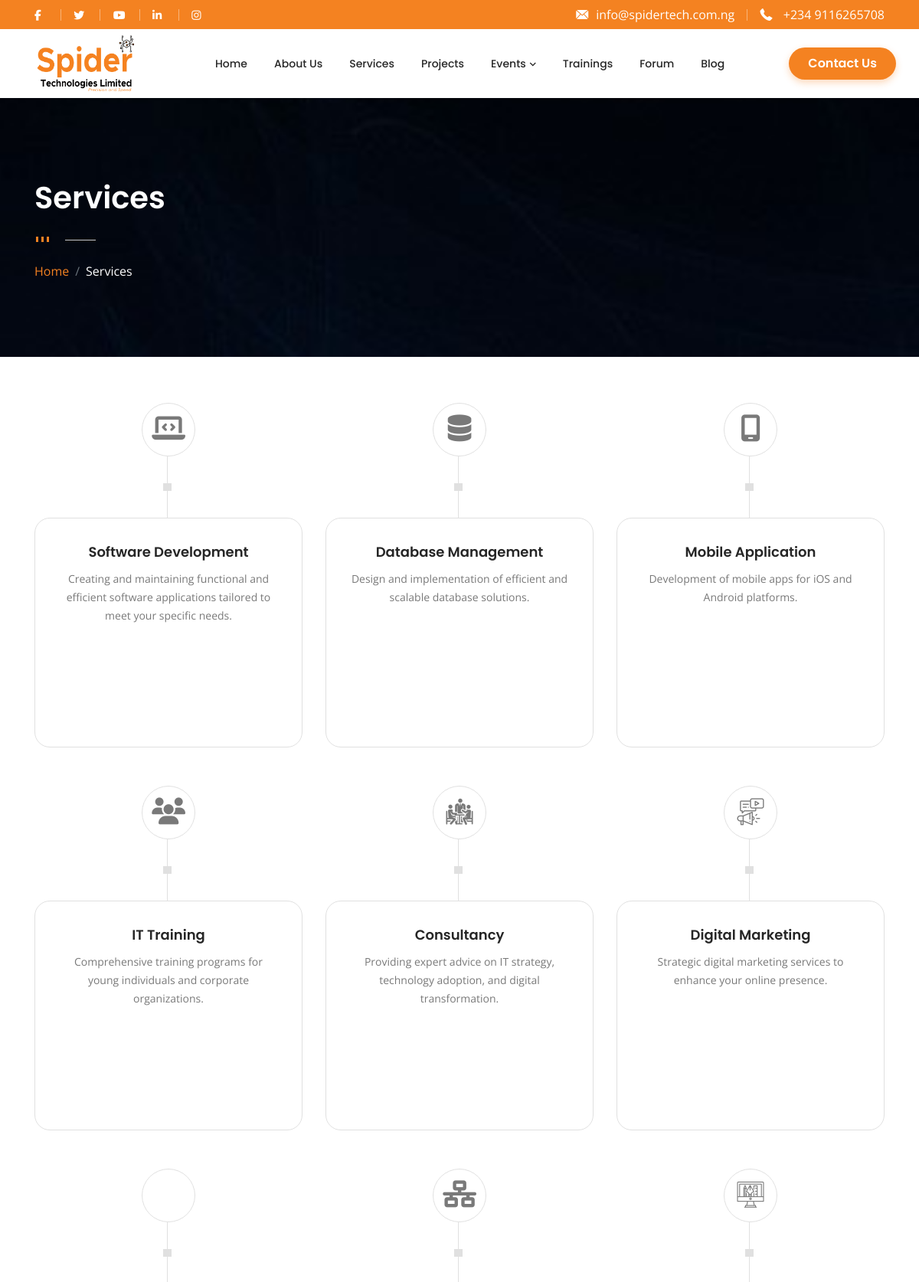
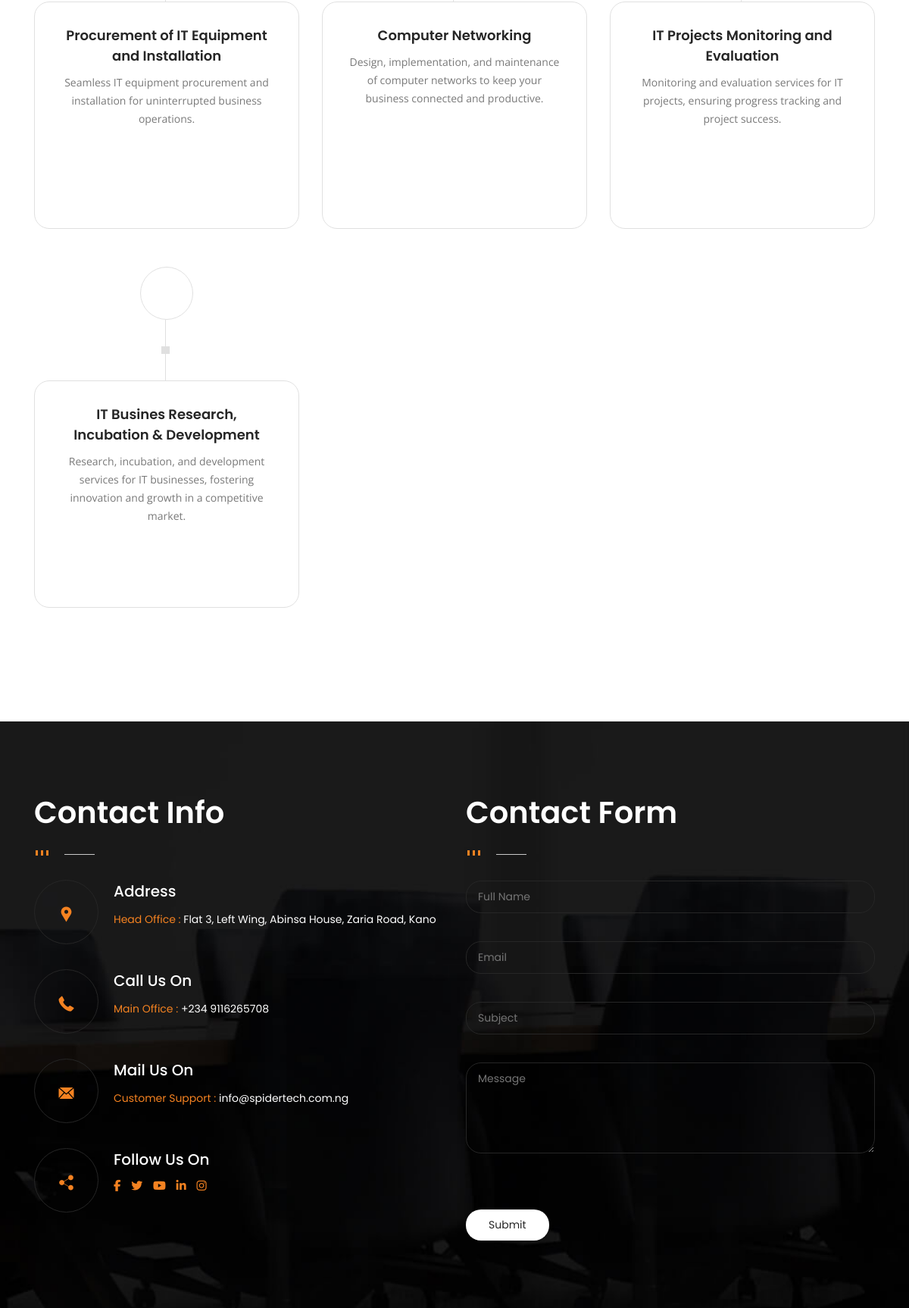
/services (upper part), run on the app's committed database (2 pictures, top to bottom).
### tables this page shows
CREATE TABLE IF NOT EXISTS `contact_details` (
  `contact_id` int NOT NULL AUTO_INCREMENT,
  `contact_address` varchar(200) NOT NULL,
  `contact_email` varchar(50) NOT NULL,
  `contact_pno` varchar(15) NOT NULL,
  PRIMARY KEY (`contact_id`)
);

CREATE TABLE IF NOT EXISTS `services_tb` (
  `id` int NOT NULL AUTO_INCREMENT,
  `service_name` varchar(50) NOT NULL,
  `service_description` varchar(255) NOT NULL,
  `service_detail` text NOT NULL,
  `service_icon` varchar(64) NOT NULL,
  PRIMARY KEY (`id`)
);

### controllers/ServiceController.php (called while the page is built, shortened)
<?php
class ServiceController extends BaseController {
    public function index() {
        $serviceModel = new ServiceModel($this->db);
        $homeModel = new HomeModel($this->db);
        $data = [
            'services' => $serviceModel->getAllServices(),
            'contact' => $homeModel->getContactDetails()
        ];
        $this->render("services/index", $data);
    }
}
?>

### index.php (called while the page is built, shortened)
<?php
require_once "config/config.php";
require_once "config/database.php";
$router = new Router();
$routes = [
    'home' => ['HomeController', 'index'],
    '' => ['HomeController', 'index'],
    'events' => ['EventController', 'index'],
    'events/upcoming' => ['EventController', 'upcoming'],
    'events/past' => ['EventController', 'past'],
    'events/detail' => ['EventController', 'detail'],
    'trainings' => ['TrainingController', 'index'],
    'trainings/detail' => ['TrainingController', 'detail'],
    'trainings/register' => ['TrainingController', 'register'],
    'trainings/submit' => ['TrainingController', 'submit'],
    'services' => ['ServiceController', 'index'],
    'services/detail' => ['ServiceController', 'detail'],
    'projects' => ['ProjectController', 'index'],
    'projects/detail' => ['ProjectController', 'detail'],
    'forum' => ['ForumController', 'index'],
    'forum/feed' => ['ForumController', 'feed'],
    'forum/new-topic' => ['ForumController', 'newTopic'],
    'forum/discussion' => ['ForumController', 'discussion'],
    'forum/profile' => ['ForumController', 'profile'],
    'forum/updateProfile' => ['ForumController', 'updateProfile'],
    'forum/sign-in' => ['AuthController', 'signIn'],
    'forum/sign-up' => ['AuthController', 'signUp'],
    'forum/logout' => ['AuthController', 'logout'],
    'forum/verify' => ['VerificationController', 'verify'],
    'forum/feed/like' => ['FeedController', 'like'],
    'forum/feed/reply' => ['FeedController', 'reply'],
    'forum/feed/store' => ['FeedController', 'store'],
    'forum/feed/fetch' => ['FeedController', 'fetch'],
    'forum/feed/upload' => ['FeedController', 'uploadImage'],
    'forum/feed/like-reply' => ['FeedController', 'likeReply'],
    'about' => ['GeneralController', 'about'],
    'contact' => ['GeneralController', 'contact'],
    'faq' => ['GeneralController', 'faq'],
    'blog' => ['GeneralController', 'blog']
];
foreach ($routes as $path => $route) {
    $router->addRoute($path, $route[0], $route[1]);
}
$router->handleRequest();
?>

### models/HomeModel.php (called while the page is built, shortened)
<?php
class HomeModel {
    private $conn;
    public function __construct($db) {
        $this->conn = $db;
    }
    public function getContactDetails() {
        $query = "SELECT * FROM `contact_details` WHERE contact_id = 1 LIMIT 1";
        $stmt = $this->conn->prepare($query);
        $stmt->execute();
        return $stmt->fetch(PDO::FETCH_ASSOC);
    }
}
?>

### config/config.php (called while the page is built, shortened)
<?php
spl_autoload_register(function ($class_name) {
    $paths = [
        ROOT_PATH . '/models/',
        ROOT_PATH . '/controllers/',
        ROOT_PATH . '/utils/',
        ROOT_PATH . '/config/'
    ];
    foreach ($paths as $path) {
        $file = $path . $class_name . '.php';
        if (file_exists($file)) {
            return;
        }
    }
});

### config/db_config.php (called while the page is built)
<?php
return [
    'db_host' => '127.0.0.1',
    'db_name' => 'spider_tech_updated_db',
    'db_user' => 'root',
    'db_pass' => ''
];
?>

### config/database.php (called while the page is built, shortened)
<?php
class Database {
    private $host;
    private $db_name;
    private $username;
    private $password;
    public function __construct() {
        $config = require __DIR__ . '/db_config.php';
        $this->host = $config['db_host'];
        $this->db_name = $config['db_name'];
        $this->username = $config['db_user'];
        $this->password = $config['db_pass'];
    }
    public function getConnection() {
        $this->conn = null;
        try {
            $this->conn = new PDO("mysql:host=" . $this->host . ";dbname=" . $this->db_name, $this->username, $this->password);
            $this->conn->setAttribute(PDO::ATTR_ERRMODE, PDO::ERRMODE_EXCEPTION);
            $this->conn->exec("set names utf8");
        } catch(PDOException $exception) {
            error_log("Connection error: " . $exception->getMessage());
        }
        return $this->conn;
    }
}
?>

### models/ServiceModel.php (called while the page is built, shortened)
<?php
class ServiceModel {
    private $conn;
    public function __construct($db) {
        $this->conn = $db;
    }
    public function getAllServices() {
        $query = "SELECT * FROM `services_tb`";
        $stmt = $this->conn->prepare($query);
        $stmt->execute();
        return $stmt->fetchAll(PDO::FETCH_ASSOC);
    }
}
?>

### views/services/index.php (the view)
<section id="inner-banner" class="index-2">
  <div class="container">
    <div class="col-lg-12 col-md-12 col-xs-12">
      <div class="inner-heading">
        <h2>Services</h2>
        <div class="separator left-align">
          <ul><li></li><li></li><li></li></ul>
        </div>
        <nav aria-label="breadcrumb">
          <ol class="breadcrumb">
             <li class="breadcrumb-item"><a href="<?= BASE_URL ?>/" title="Home">Home</a></li>
            <li class="breadcrumb-item active" aria-current="page">Services</li>
          </ol>
        </nav>
      </div>
    </div>
  </div>
</section>
<section id="services" class="index-2 padding">
  <div class="container">
    <div class="col-lg-12 col-md-12 col-xs-12">
      <div class="row">
        <?php foreach($services as $service): ?>
        <div class="col-lg-4 col-md-6 col-sm-6 col-xs-12">
          <div class="item">
            <div class="service_icon"><i class="<?= $service['service_icon']; ?>"></i></div>
            <div class="connector"> <span></span> </div>
            <div class="service-card">
              <div class="service_detail">
                <h5><a href="<?= BASE_URL ?>/services/detail?id=<?= $service['id']; ?>" title="Service"><?= $service['service_name']; ?></a></h5>
                <p><?= $service['service_description']; ?></p>
              </div>
            </div>
          </div>
        </div>
        <?php endforeach; ?>
      </div>
    </div>
  </div>
</section>

### views/layout/header.php (shortened to what this page needs)
<!doctype html>
<html lang="en">
<head>
    <link rel="stylesheet" href="<?= BASE_URL ?>/css/animate.css" />
    <link rel="stylesheet" href="https://unicons.iconscout.com/release/v3.0.6/css/line.css">
    <link rel="stylesheet" href="https://cdnjs.cloudflare.com/ajax/libs/font-awesome/6.6.0/css/all.min.css">
    <link rel="stylesheet" href="<?= BASE_URL ?>/css/flaticon.css" />
    <link rel="stylesheet" href="<?= BASE_URL ?>/css/bootstrap.min.css" />
    <link rel="stylesheet" href="<?= BASE_URL ?>/css/owl.carousel.min.css" />
    <link rel="stylesheet" href="<?= BASE_URL ?>/css/owl.theme.default.min.css" />
    <link rel="stylesheet" href="<?= BASE_URL ?>/css/lightbox.css" />
    <link rel="stylesheet" href="<?= BASE_URL ?>/css/skin-red.css" />
    <link rel="stylesheet" href="<?= BASE_URL ?>/css/header.css" />
    <link rel="stylesheet" href="<?= BASE_URL ?>/css/style.css" />
    <link rel="stylesheet" href="<?= BASE_URL ?>/css/responsive.css" />
</head>
<body>
<div class="wraper">
  <div class="header-top contact_info">
      <div class="container">
        <div class="col-lg-12 col-md-12">
          <div class="row">
            <div class="col-lg-6 col-md-6 col-sm-12 col-xs-12">
              <div class="follow_us_on">
                <ul>
                  <li><a target="_blank" href="https://web.facebook.com/people/Spider-Hub-Spider-Technologies-Limited/61561284852721/" title="Facebook" ><i class="fab fa-facebook-f"></i></a></li>
                  <li><a href="javascript:void(0)" title="Twitter" ><i class="fab fa-twitter"></i></a></li>
                  <li><a target="_blank" href="https://www.youtube.com/channel/UCBg_EHRiMiwkJyCuva84zNw" title="Youtube" ><i class="fab fa-youtube"></i></a></li>
                  <li><a href="javascript:void(0)" title="Linkedin" ><i class="fab fa-linkedin-in"></i></a></li>
                  <li><a target="_blank" href="https://www.instagram.com/spidertech.hub?igsh=bGhnbWU3OHE5cWtp" title="Instagram" ><i class="fab fa-instagram"></i></a></li>
                </ul>
              </div>
            </div>
            <div class="col-lg-6 col-md-6 col-sm-12 col-xs-12 mail-call">
              <div class="mail-to"><i class="flat flaticon-mail-black-envelope-symbol"></i><?= $contact['contact_email'] ?? ''; ?></div>
              <div class="call-on"><i class="flat flaticon-phone-receiver"> </i><?= $contact['contact_pno'] ?? ''; ?></div>
            </div>
          </div>
        </div>
      </div>
    </div>
  <header class="header index-2">
    <div class="container">
     <nav class="navbar navbar-expand-lg">
            <h2 class="nav-brand"><a class="navbar-brand" href="<?= BASE_URL ?>/home" title="Spider Tech"><img src="<?= BASE_URL ?>/images/spider-tech.png" class="logo" alt=""> </a></h2>
             <div class="main-menu collapse navbar-collapse d-lg-flex justify-content-lg-between w-100" id="nav-content">
              <ul class="navbar-nav mx-auto text-center">
                <li class="nav-item dropdown active"><a class="nav-link"  href="<?= BASE_URL ?>/home">Home</a></li>
                 <li class="nav-item dropdown"><a class="nav-link"  href="<?= BASE_URL ?>/about">About Us</a></li>
                 <li class="nav-item dropdown"><a class="nav-link" href="<?= BASE_URL ?>/services">Services</a></li>
                <li class="nav-item dropdown"><a class="nav-link"  href="<?= BASE_URL ?>/projects">Projects</a></li>
                <li class="nav-item dropdown">
                  <a class="nav-link dropdown-toggle" data-toggle="dropdown" href="#">Events</a>
                </li>
                <li class="nav-item dropdown"><a class="nav-link" href="<?= BASE_URL ?>/trainings">Trainings</a></li>
                 <li class="nav-item dropdown"><a class="nav-link" href="<?= BASE_URL ?>/forum">Forum</a></li>
                 <li class="nav-item dropdown"><a class="nav-link" href="<?= BASE_URL ?>/blog">Blog</a></li>
              </ul>
              <div class="text-center mt-3 mt-lg-0 ml-lg-3">
                  <a class="btn text-white px-4 py-2" href="<?= BASE_URL ?>/contact" style="background-color: #f48221; border-radius: 50px; font-weight: 600; box-shadow: 0 4px 10px rgba(244,130,33,0.3);">Contact Us</a>
              </div>
            </div>
          </nav>
    </div>
  </header>

### views/layout/footer.php (shortened to what this page needs)
<footer class="home index-2">
  <div class="container">
    <div class="col-lg-12">
      <div class="row row-safari">
        <div class="col-lg-6 col-md-6 col-sm-12 col-xs-12">
          <div class="section_heading">
            <h2>Contact Info</h2>
              <div class="separator left-align"><ul><li></li><li></li><li></li></ul></div>
          </div>
          <div class="contact_info">
             <ul>
               <li><div class="icon"><i class="flat flaticon-facebook-placeholder-for-locate-places-on-maps"></i></div><div class="detail"><h5>Address</h5><div class="content">Head Office : <span class="value"> <?= $contact['contact_address'] ?? ''; ?></span></div></div></li>
               <li><div class="icon"><i class="flat flaticon-phone-receiver"></i></div><div class="detail"><h5>Call Us On</h5><div class="content">Main Office : <span class="value"><?= $contact['contact_pno'] ?? ''; ?></span></div></div></li>
               <li><div class="icon"><i class="flat flaticon-mail-black-envelope-symbol"></i></div><div class="detail"><h5>Mail Us On</h5><div class="content">Customer Support : <span class="value"><a href="javascript:void(0)" title="<?= $contact['contact_email'] ?? ''; ?>"><?= $contact['contact_email'] ?? ''; ?></a></span></div></div></li>
               <li><div class="icon"><i class="flat flaticon-share"></i></div><div class="detail"><h5>Follow Us On</h5><div class="content">
                      <a target="_blank" href="https://web.facebook.com/people/Spider-Hub-Spider-Technologies-Limited/61561284852721/" title="Facebook" ><i class="fab fa-facebook-f"></i></a>
                      <a href="javascript:void(0)" title="Twitter" ><i class="fab fa-twitter"></i></a>
                      <a target="_blank" href="https://www.youtube.com/channel/UCBg_EHRiMiwkJyCuva84zNw" title="Youtube" ><i class="fab fa-youtube"></i></a>
                      <a href="javascript:void(0)" title="Linkedin" ><i class="fab fa-linkedin-in"></i></a>
                      <a target="_blank" href="https://www.instagram.com/spidertech.hub?igsh=bGhnbWU3OHE5cWtp" title="Instagram" ><i class="fab fa-instagram"></i></a>
                   </div></div></li>
             </ul>
          </div>
        </div>
        <div class="col-lg-6 col-md-6 col-sm-12 col-xs-12">
           <div class="section_heading"><h2>Contact Form</h2><div class="separator left-align"><ul><li></li><li></li><li></li></ul></div></div>
           <div class="contact-form">
              <form id="footerForm" action="" method="post">
                <div class="col-lg-12 col-md-6 mb10" id="footerMessage"></div>
                <div class="form-group"><input name="name" type="text" placeholder="Full Name" /></div>
                <div class="form-group"><input name="email" type="text" placeholder="Email" /></div>
                <div class="form-group"><input name="subject" type="text" placeholder="Subject" /></div>
                <div class="form-group"><textarea name="message" placeholder="Message"></textarea></div>
                <div class="form-group"><button id="send" name="send" type="submit">Submit</button></div>
              </form>
           </div>
        </div>
      </div>
    </div>
  </div>
</footer>
</body>
</html>

### data on the page
contact_details: contact_email "info@spidertech.com.ng", contact_pno "+234 9116265708", contact_address "Flat 3, Left Wing, Abinsa House, Zaria Road, Kano"
services_tb: service_name "Software Development", service_description "Creating and maintaining functional and efficient software applications tailored to meet your specific needs."
services_tb: service_name "Database Management", service_description "Design and implementation of efficient and scalable database solutions."
services_tb: service_name "Mobile Application", service_description "Development of mobile apps for iOS and Android platforms."
services_tb: service_name "IT Training", service_description "Comprehensive training programs for young individuals and corporate organizations."
services_tb: service_name "Consultancy", service_description "Providing expert advice on IT strategy, technology adoption, and digital transformation."
services_tb: service_name "Digital Marketing", service_description "Strategic digital marketing services to enhance your online presence."
services_tb: service_name "Procurement of IT Equipment and Installation", service_description "Seamless IT equipment procurement and installation for uninterrupted business operations."
services_tb: service_name "Computer Networking", service_description "Design, implementation, and maintenance of computer networks to keep your business connected and productive."
services_tb: service_name "IT Projects Monitoring and Evaluation", service_description "Monitoring and evaluation services for IT projects, ensuring progress tracking and project success."
services_tb: service_name "IT Busines Research, Incubation & Development", service_description "Research, incubation, and development services for IT businesses, fostering innovation and growth in a competitive market."
